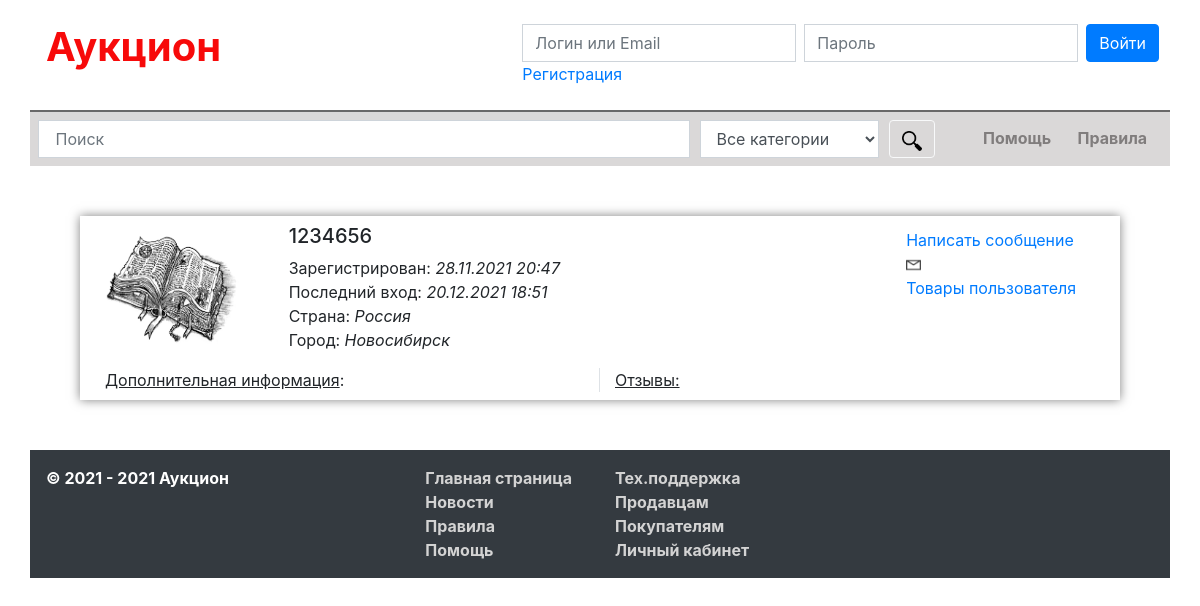
The app's page /profile/?id=47 with its own data.
### tables this page shows
CREATE TABLE `users` (
  `id_users` bigint NOT NULL AUTO_INCREMENT,
  `login` varchar(30) NOT NULL,
  `password` varchar(256) NOT NULL,
  `email` varchar(50) NOT NULL,
  `rating` bigint NOT NULL,
  `date_registration` varchar(20) NOT NULL,
  `money` varchar(10) NOT NULL,
  `image` varchar(500) NOT NULL,
  `country` varchar(100) DEFAULT NULL,
  `city` varchar(100) DEFAULT NULL,
  `info` longtext,
  `last_enter` varchar(20) NOT NULL,
  PRIMARY KEY (`id_users`),
  KEY `id_users` (`id_users`)
);

### config.php (called while the page is built, shortened)
<?php
    function way()
	{
		$dir = explode('/', $_SERVER['PHP_SELF'], -1);
		if($dir[2] == ''){
			return '/';
		}else{
			return '/'.$dir[2].'/';
		}
	};
	function wayDir()
	{
		$explode = explode('/', $_SERVER['PHP_SELF'], -1);
		if($explode[1] != ''){
			return '../';
		}else{
			return '';
		}
	};
?>

### profile/index.php (the view, shortened to what this page needs)
<?php
	include_once '../config.php';
	if($_GET['id'] == '' || !isset($_GET['id'])){
		$isset_id = false;
	}else{
		$query_profile_user = mysqli_query($link, "SELECT * FROM users WHERE id_users = '". $_GET['id'] ."'");
		if(mysqli_num_rows($query_profile_user) == 0){
			$isset_id = false;
		}else{
			$profile_user = mysqli_fetch_assoc($query_profile_user);
			$isset_id = true;
		}
	}
?>
<!DOCTYPE html>
<html lang="ru">
<head>
	<link rel="stylesheet" href="../css/bootstrap.css">
	<link rel="stylesheet" href="../css/style.css">
<body class="container-fluid">
	<div class="container">
    <?php include_once '../header.php'; ?>
    <div class="mainblock">
    	<?php
    		if($isset_id){
    			echo '<div class="profile_user">
		    		<div class="d-flex flex-row p-2">
						<div class="col-md-2"><img src="'.wayDir().'img/img-user/id-' .$profile_user["image"]. '.jpg" width="100%" height="100%" class="avatar"></div>
						<div class="col-md-10 row mx-0">
							<div class="col-md-9">
								<div class="h5">'. $profile_user['login'] .'</div>
								<div>Зарегистрирован: <i>'. $profile_user['date_registration'] .'</i></div>
								<div>Последний вход: <i>'. $profile_user['last_enter'] .'</i></div>
								<div>Страна: <i>';
									$country = ['Не указано', 'Россия'];
									$i = 0;
									foreach ($country as $ctry) {
										if($profile_user['country'] == $i) echo $ctry;
										$i++;
									}
								echo '</i></div>
								<div>Город: <i>';
								$city = ['Не указано', 'Москва', 'Санкт-Петербург', 'Новосибирск', 'Екатеринбург', 'Нижний Новгород', 'Магнитогорск', 'Казань', 'Челябинск', 'Омск', 'Самара', 'Ростов-на-Дону', 'Уфа', 'Красноярск', 'Пермь', 'Воронеж', 'Волгоград'];
								$i = 0;
								foreach ($city as $cty) {
									if($profile_user['city'] == $i) echo $cty;
									$i++;
								}
								echo '</i></div>
							</div>
							<div class="col-md-3 pt-1">';
								if($_COOKIE['login'] != $profile_user['login']) echo '<div><a href="'. way() .'cabinet/index.php?nav=msg&id='. $profile_user["id_users"] .'">Написать сообщение <img src="' .wayDir(). 'img/message.png" width="15" height="15" style="padding-bottom: 1px;"></a></div>';
								echo '<div><a href="'. way() .'lot/index.php?search=&category=0&user='. $profile_user["id_users"] .'">Товары пользователя <img src="' .wayDir(). 'img/goods.jpg" width="15" height="15" style="padding-bottom: 1px;"></a></div>
							</div>
						</div>
					</div>
					<div class="row pb-2 mt-2">
						<div class="col-md-6 border-right" style="padding-left: 40px;"><u>Дополнительная информация</u>: <br>'. $profile_user['info'] .'</div>
						<div class="col-md-6"><u>Отзывы:</u></div>
					</div>
		    	</div>';
    		}else{
    			echo '<div class="h4 my-4">Такого пользователя не существует</div>';
    		}
    	?>
	</div>
    <?php include_once '../footer.php';
    ?>
	</div>
</body>
</html>

### css/style.css (style rules this page uses)
.profile_user { box-shadow: 0 0 10px rgba(0,0,0,0.5); margin: 50px; }

### records on screen
users: login "1234656", date_registration "28.11.2021 20:47", last_enter "20.12.2021 18:51"

### other values on screen
$ctry "Россия"
$cty "Новосибирск"
